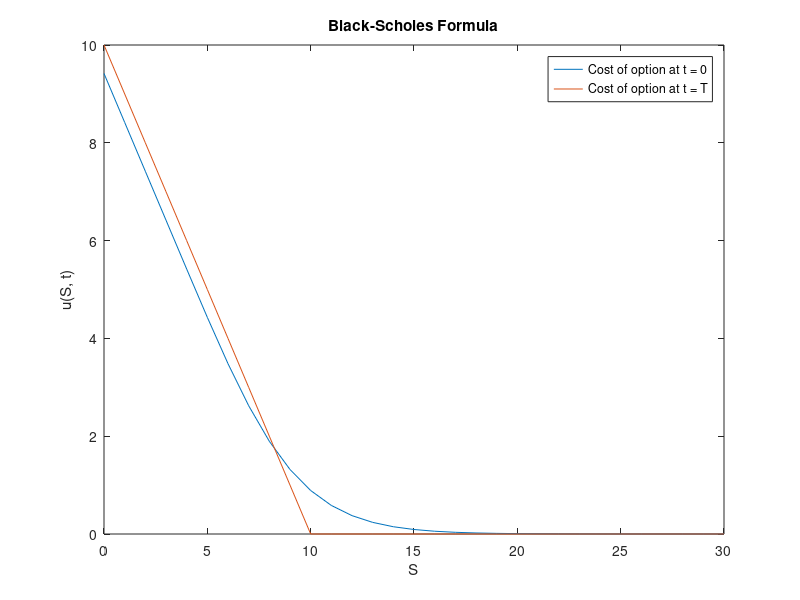
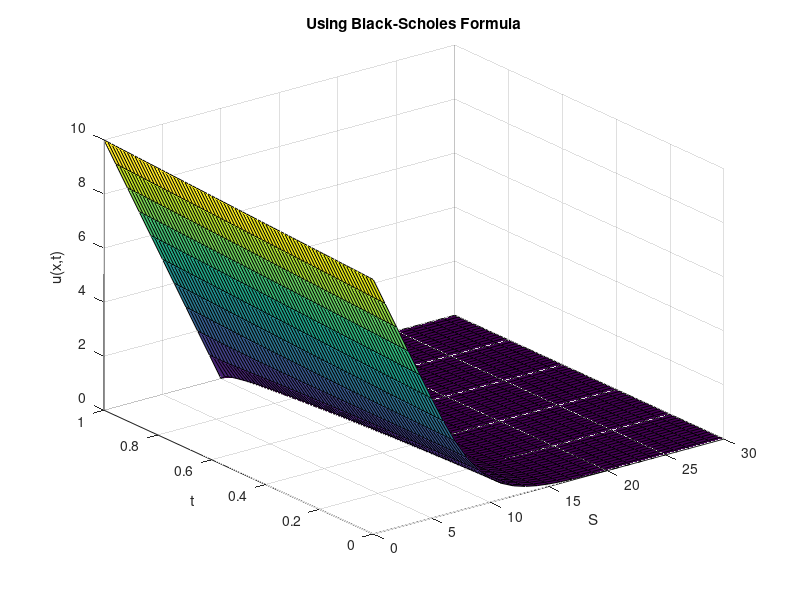
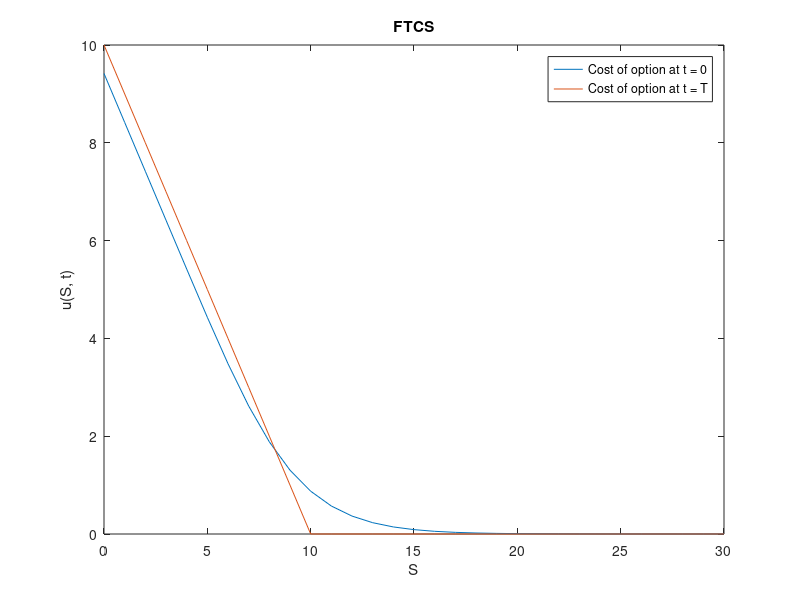
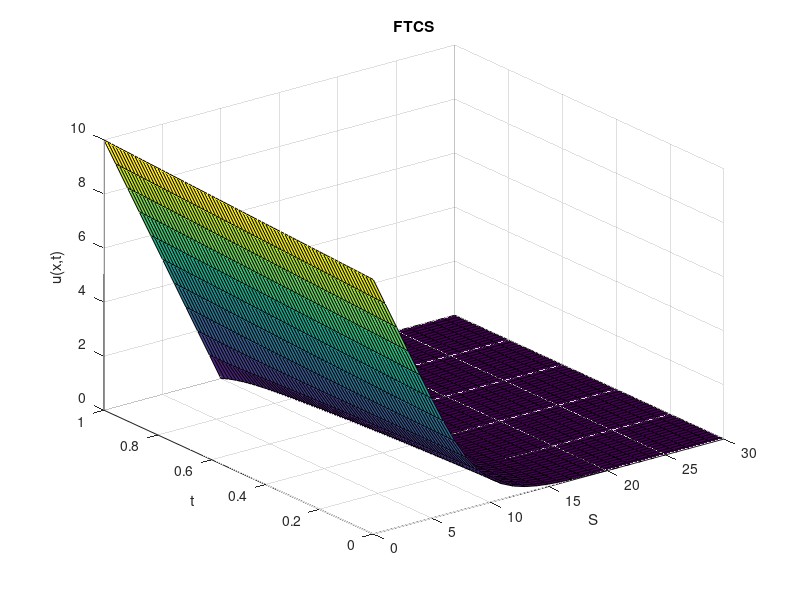

The MATLAB script that drew these images, in order: (Note: this script raises an error after producing the figures.)
function q2
	close all; clear; im_num = 1;
	% Terminal Condition flag
	isTerminal = true;

	T = 1;
	K = 10;
	r = 0.06;
	sig = 0.3;
	delta = 0;

	% Boundary
	S_min = 0;
	S_max = 30;

	h = 1;
	k = h^2/70;
	m = (S_max - S_min)/h;
	n = ceil(T/k);

	S = S_min:h:S_max;
	Time = 0:k:T;

	Uo = BS(T, K, r, sig, delta, S, Time, h, k);
	figure; plot(S, Uo(1, :)); hold on; plot(S, Uo(end, :)); hold off;
	legend('Cost of option at t = 0', 'Cost of option at t = T'); xlabel('S'); ylabel('u(S, t)'); title('Black-Scholes Formula');
	saveas(gcf, sprintf('plots/q2_%d.png', im_num)); im_num = im_num + 1;
	figure; surf(S, Time, Uo); xlabel('S'); ylabel('t'); zlabel('u(x,t)'); title('Using Black-Scholes Formula');
	saveas(gcf, sprintf('plots/q2_%d.png', im_num)); im_num = im_num + 1;

	% Greeks
	Do = Put_delta(T, K, r, sig, delta, S(2:end-1), 0);
	Go = Put_gamma(T, K, r, sig, delta, S(2:end-1), 0);

	U = FTCS(T, K, r, sig, delta, S, Time, h, k, isTerminal);
	figure; plot(S, U(1, :)); hold on; plot(S, U(end, :)); hold off;
	legend('Cost of option at t = 0', 'Cost of option at t = T'); xlabel('S'); ylabel('u(S, t)'); title('FTCS');
	saveas(gcf, sprintf('plots/q2_%d.png', im_num)); im_num = im_num + 1;
	figure; surf(S, Time, U); xlabel('S'); ylabel('t'); zlabel('u(x,t)'); title('FTCS');
	saveas(gcf, sprintf('plots/q2_%d.png', im_num)); im_num = im_num + 1;
	
	D = differentiate(U(1, :), h); G = double_differentiate(U(1, :), h); Sx = S(2:end-1);
	figure; plot(S, Uo(1, :)); hold on; plot(S, U(1, :)); hold off;
	legend('Option cost using Formula, t = 0', 'Option cost using Finite Difference Method, t = 0'); xlabel('S'); ylabel('u(S, t)'); title('FTCS');
	saveas(gcf, sprintf('plots/q2_%d.png', im_num)); im_num = im_num + 1;
	figure; plot(S, abs(U(1,:) - Uo(1,:)));	xlabel('S'); ylabel('Error'); title('FTCS Option cost error');
	saveas(gcf, sprintf('plots/q2_%d.png', im_num)); im_num = im_num + 1;
	figure; surf(S, Time, abs(U - Uo));	xlabel('S'); ylabel('t'); zlabel('Error'); title('FTCS Option cost error');
	saveas(gcf, sprintf('plots/q2_%d.png', im_num)); im_num = im_num + 1;

	figure; plot(Sx, Do); hold on; plot(Sx, D); hold off;
	legend('Delta value using Formula, t = 0', 'Delta value Finite Difference Method, t = 0'); xlabel('S'); ylabel('Delta(S, t)'); title('FTCS Delta');
	saveas(gcf, sprintf('plots/q2_%d.png', im_num)); im_num = im_num + 1;
	figure; plot(Sx, abs(Do - D));	xlabel('S'); ylabel('Error'); title('FTCS Delta value error');
	saveas(gcf, sprintf('plots/q2_%d.png', im_num)); im_num = im_num + 1;

	figure; plot(Sx, Go); hold on; plot(Sx, G); hold off;
	legend('Gamma value using Formula, t = 0', 'Gamma value Finite Difference Method, t = 0'); xlabel('S'); ylabel('Gamma(S, t)'); title('FTCS Gamma');
	saveas(gcf, sprintf('plots/q2_%d.png', im_num)); im_num = im_num + 1;
	figure; plot(Sx, abs(Go - G));	xlabel('S'); ylabel('Error'); title('FTCS Gamma value error');
	saveas(gcf, sprintf('plots/q2_%d.png', im_num)); im_num = im_num + 1;
	
	Methods = {'Matlab Back-Slash', 'Gauss-Seidel', 'Jacobi', 'SOR'};
	for meth = 1:1
		U = BTCS(T, K, r, sig, delta, S, Time, h, k, isTerminal, Methods{meth});
		figure; plot(S, U(1, :)); hold on; plot(S, U(end, :)); hold off;
		legend('Cost of option at t = 0', 'Cost of option at t = T'); xlabel('S'); ylabel('u(S, t)'); title(sprintf('BTCS using %s method', Methods{meth}));
		saveas(gcf, sprintf('plots/q2_%d.png', im_num)); im_num = im_num + 1;
		figure; surf(S, Time, U); xlabel('S'); ylabel('t'); zlabel('u(S,t)'); title(sprintf('BTCS using %s method', Methods{meth}));
		saveas(gcf, sprintf('plots/q2_%d.png', im_num)); im_num = im_num + 1;

		D = differentiate(U(1, :), h); G = double_differentiate(U(1, :), h); Sx = S(2:end-1);
		figure; plot(S, Uo(1, :)); hold on; plot(S, U(1, :)); hold off;
		legend('Option cost using Formula, t = 0', 'Option cost using Finite Difference Method, t = 0'); xlabel('S'); ylabel('u(S, t)'); title('BTCS');
		saveas(gcf, sprintf('plots/q2_%d.png', im_num)); im_num = im_num + 1;
		figure; plot(S, abs(U(1,:) - Uo(1,:)));	xlabel('S'); ylabel('Error'); title('BTCS Option cost error');
		saveas(gcf, sprintf('plots/q2_%d.png', im_num)); im_num = im_num + 1;
		figure; surf(S, Time, abs(U - Uo));	xlabel('S'); ylabel('t'); zlabel('Error'); title('BTCS Option cost error');
		saveas(gcf, sprintf('plots/q2_%d.png', im_num)); im_num = im_num + 1;

		figure; plot(Sx, Do); hold on; plot(Sx, D); hold off;
		legend('Delta value using Formula, t = 0', 'Delta value Finite Difference Method, t = 0'); xlabel('S'); ylabel('Delta(S, t)'); title('BTCS Delta');
		saveas(gcf, sprintf('plots/q2_%d.png', im_num)); im_num = im_num + 1;
		figure; plot(Sx, abs(Do - D));	xlabel('S'); ylabel('Error'); title('BTCS Delta value error');
		saveas(gcf, sprintf('plots/q2_%d.png', im_num)); im_num = im_num + 1;

		figure; plot(Sx, Go); hold on; plot(Sx, G); hold off;
		legend('Gamma value using Formula, t = 0', 'Gamma value Finite Difference Method, t = 0'); xlabel('S'); ylabel('Gamma(S, t)'); title('BTCS Gamma');
		saveas(gcf, sprintf('plots/q2_%d.png', im_num)); im_num = im_num + 1;
		figure; plot(Sx, abs(Go - G));	xlabel('S'); ylabel('Error'); title('BTCS Gamma value error');
		saveas(gcf, sprintf('plots/q2_%d.png', im_num)); im_num = im_num + 1;
	end

	for meth = 1:1
		U = Crank(T, K, r, sig, delta, S, Time, h, k, isTerminal, Methods{meth});
		figure; plot(S, U(1, :)); hold on; plot(S, U(end, :)); hold off;
		legend('Cost of option at t = 0', 'Cost of option at t = T'); xlabel('S'); ylabel('u(S, t)'); title(sprintf('Crank-Nicolson using %s method', Methods{meth}));
		saveas(gcf, sprintf('plots/q2_%d.png', im_num)); im_num = im_num + 1;
		figure; surf(S, Time, U); xlabel('S'); ylabel('t'); zlabel('u(S,t)'); title(sprintf('Crank-Nicolson using %s method', Methods{meth}));
		saveas(gcf, sprintf('plots/q2_%d.png', im_num)); im_num = im_num + 1;

		D = differentiate(U(1, :), h); G = double_differentiate(U(1, :), h); Sx = S(2:end-1);
		figure; plot(S, Uo(1, :)); hold on; plot(S, U(1, :)); hold off;
		legend('Option cost using Formula, t = 0', 'Option cost using Finite Difference Method, t = 0'); xlabel('S'); ylabel('u(S, t)'); title('Crank-Nicolson');
		saveas(gcf, sprintf('plots/q2_%d.png', im_num)); im_num = im_num + 1;
		figure; plot(S, abs(U(1,:) - Uo(1,:)));	xlabel('S'); ylabel('Error'); title('Crank-Nicolson Option cost error');
		saveas(gcf, sprintf('plots/q2_%d.png', im_num)); im_num = im_num + 1;
		figure; surf(S, Time, abs(U - Uo));	xlabel('S'); ylabel('t'); zlabel('Error'); title('Crank-Nicolson Option cost error');
		saveas(gcf, sprintf('plots/q2_%d.png', im_num)); im_num = im_num + 1;

		figure; plot(Sx, Do); hold on; plot(Sx, D); hold off;
		legend('Delta value using Formula, t = 0', 'Delta value Finite Difference Method, t = 0'); xlabel('S'); ylabel('Delta(S, t)'); title('Crank-Nicolson Delta');
		saveas(gcf, sprintf('plots/q2_%d.png', im_num)); im_num = im_num + 1;
		figure; plot(Sx, abs(Do - D));	xlabel('S'); ylabel('Error'); title('Crank-Nicolson Delta value error');
		saveas(gcf, sprintf('plots/q2_%d.png', im_num)); im_num = im_num + 1;

		figure; plot(Sx, Go); hold on; plot(Sx, G); hold off;
		legend('Gamma value using Formula, t = 0', 'Gamma value Finite Difference Method, t = 0'); xlabel('S'); ylabel('Gamma(S, t)'); title('Crank-Nicolson Gamma');
		saveas(gcf, sprintf('plots/q2_%d.png', im_num)); im_num = im_num + 1;
		figure; plot(Sx, abs(Go - G));	xlabel('S'); ylabel('Error'); title('Crank-Nicolson Gamma value error');
		saveas(gcf, sprintf('plots/q2_%d.png', im_num)); im_num = im_num + 1;
	end
end

function [y] = f(S, K)
	temp1 = zeros(size(S));
	temp2 = K - S;
	y = max([temp1; temp2]);
end

function [y] = g1(r, s, Tau, K)
	y = K*exp(-r.*Tau) - s;
end

function [y] = g2(r, s, Tau, K)
	y = 0;
end

function [y] = fa(sig, s)
	y = sig.^2 .* s.^2 / 2;
end

function [y] = fb(r, delta, s);
	y = (r - delta) .* s;
end

function [y] = fc(r)
	y = -r;
end

function [y] = differentiate(U, h)
	y = (U(3:end) - U(1:end-2))/(2*h);
end

function [y] = double_differentiate(U, h)
	y = (U(1:end-2) - 2*U(2:end-1) + U(3:end))/h^2;
end

function [y] = Put_value(T, K, r, sig, delta, s, t)
	d1 = (1/(sig*sqrt(T-t))) * (log(s/K) + (r - delta + sig^2/2)*(T - t));
	d2 = (1/(sig*sqrt(T-t))) * (log(s/K) + (r - delta - sig^2/2)*(T - t));

	y = K*exp(-r*(T-t))*normcdf(-d2) - s*exp(-delta*(T-t))*normcdf(-d1);
end

function [y] = Put_delta(T, K, r, sig, delta, s, t)
	d1 = (1/(sig*sqrt(T-t))) * (log(s/K) + (r - delta + sig^2/2)*(T - t));
	y = -exp(-delta*(T-t))*normcdf(-d1);
end

function [y] = Put_gamma(T, K, r, sig, delta, s, t)
	d1 = (1/(sig*sqrt(T-t))) * (log(s/K) + (r - delta + sig^2/2)*(T - t));
	y = exp(-delta*(T-t))*normpdf(d1)/(s*sig*sqrt(T-t));
end

function [U] = BS(T, K, r, sig, delta, S, Time, h, k)
	fprintf('\nUsing Black-Scholes formula\n');
	m = length(S);
	n = length(Time);
	U = zeros(n, m);

	for i = 1:n-1
		for j = 1:m
			U(i, j) = Put_value(T, K, r, sig, delta, S(j), Time(i));
		end
	end

	U(n, :) = f(S, K);
end

function [U] = FTCS(T, K, r, sig, delta, S, Tau, h, k, isTerminal)
	fprintf('\nRunning FTCS\n');
	m = length(S);
	n = length(Tau);
	U = zeros(n, m);

	if isTerminal
		k = -k;
	end

	U(1:end, 1) = g1(r, S(1), Tau, K);
	U(1:end, end) = g2(r, S(end), Tau, K);
	U(1, 1:end) = f(S, K);

	for i = 2:n
		for j = 2:m-1
			aa = fa(sig, S(j));
			bb = fb(r, delta, S(j));
			cc = fc(r);
			U(i, j) = (-aa*k/h^2 + 0.5*bb*k/h)*U(i-1,j-1) + (1 + 2*aa*k/h^2 - cc*k)*U(i-1,j) + (-aa*k/h^2 - 0.5*bb*k/h)*U(i-1,j+1);
		end
	end

	if isTerminal
		U = flipud(U);
	end
end

function [U] = BTCS(T, K, r, sig, delta, S, Tau, h, k, isTerminal, method)
	fprintf('\nRunning BTCS\n');
	fprintf('Using %s method\n', method);
	m = length(S);
	n = length(Tau);
	U = zeros(n, m);

	if isTerminal
		k = -k;
	end

	U(1:end, 1) = g1(r, S(1), Tau, K);
	U(1:end, end) = g2(r, S(end), Tau, K);
	U(1, 1:end) = f(S, K);

	for i = 2:n
		A = zeros(m, m);
		b = zeros(m, 1);

		aa = fa(sig, S);
		bb = fb(r, delta, S);
		cc = fc(r);

		A(1:m+1:end) = 1 - 2*aa*k/h^2 + cc*k;
		A(2:m+1:end) = aa(2:m)*k/h^2 - bb(2:m)*k/(2*h);
		A(m+1:m+1:end) = aa(1:m-1)*k/h^2 + bb(1:m-1)*k/(2*h);

		A(1,1) = 1;
		A(1,2) = 0;
		A(m,m) = 1;
		A(m,m-1) = 0;

		% norm(A)

		b(2:m-1) = U(i-1,2:m-1);
		b(1) = U(i,1);
		b(end) = U(i,end);

		if method(1) == 'B'
			U(i,:) = (A\b)';
		elseif method(1) == 'G'
			U(i,:) = gauss_seidel(A,b,1000,1e-5);
		elseif method(1) == 'J'
			U(i,:) = jacobi(A,b,1000,1e-5);
		else
			U(i,:) = sor(A,b,1000,1e-5);
		end			
			
	end

	if isTerminal
		U = flipud(U);
	end
end

function [U] = Crank(T, K, r, sig, delta, S, Tau, h, k, isTerminal, method)
	fprintf('\nRunning Crank Nicolson\n');
	fprintf('Using %s method\n', method);
	m = length(S);
	n = length(Tau);
	U = zeros(n, m);

	if isTerminal
		k = -k;
	end

	U(1:end, 1) = g1(r, S(1), Tau, K);
	U(1:end, end) = g2(r, S(end), Tau, K);
	U(1, 1:end) = f(S, K);

	for i = 2:n
		A = zeros(m, m);
		b = zeros(m, 1);

		aa = fa(sig, S);
		bb = fb(r, delta, S);
		cc = fc(r);

		A(1:m+1:end) = 2 - 2*aa*k/h^2 + cc*k;
		A(2:m+1:end) = aa(2:m)*k/h^2 - bb(2:m)*k/(2*h);
		A(m+1:m+1:end) = aa(1:m-1)*k/h^2 + bb(1:m-1)*k/(2*h);

		A(1,1) = 1;
		A(1,2) = 0;
		A(m,m) = 1;
		A(m,m-1) = 0;

		b(2:m-1) = (-aa(2:m-1)*k/h^2 + bb(2:m-1)*k/(2*h)) .* U(i-1,1:m-2) ...
					+ (2 + 2*aa(2:m-1)*k/h^2 - cc*k) .* U(i-1,2:m-1) ...
					+ (-aa(2:m-1)*k/h^2 - bb(2:m-1)*k/(2*h)) .* U(i-1,3:m);
		b(1) = U(i,1);
		b(end) = U(i,end);

		if method(1) == 'B'
			U(i,:) = (A\b)';
		elseif method(1) == 'G'
			U(i,:) = gauss_seidel(A,b,1000,1e-5);
		elseif method(1) == 'J'
			U(i,:) = jacobi(A,b,1000,1e-5);
		else
			U(i,:) = sor(A,b,1000,1e-5);
		end	
	end

	if isTerminal
		U = flipud(U);
	end
end